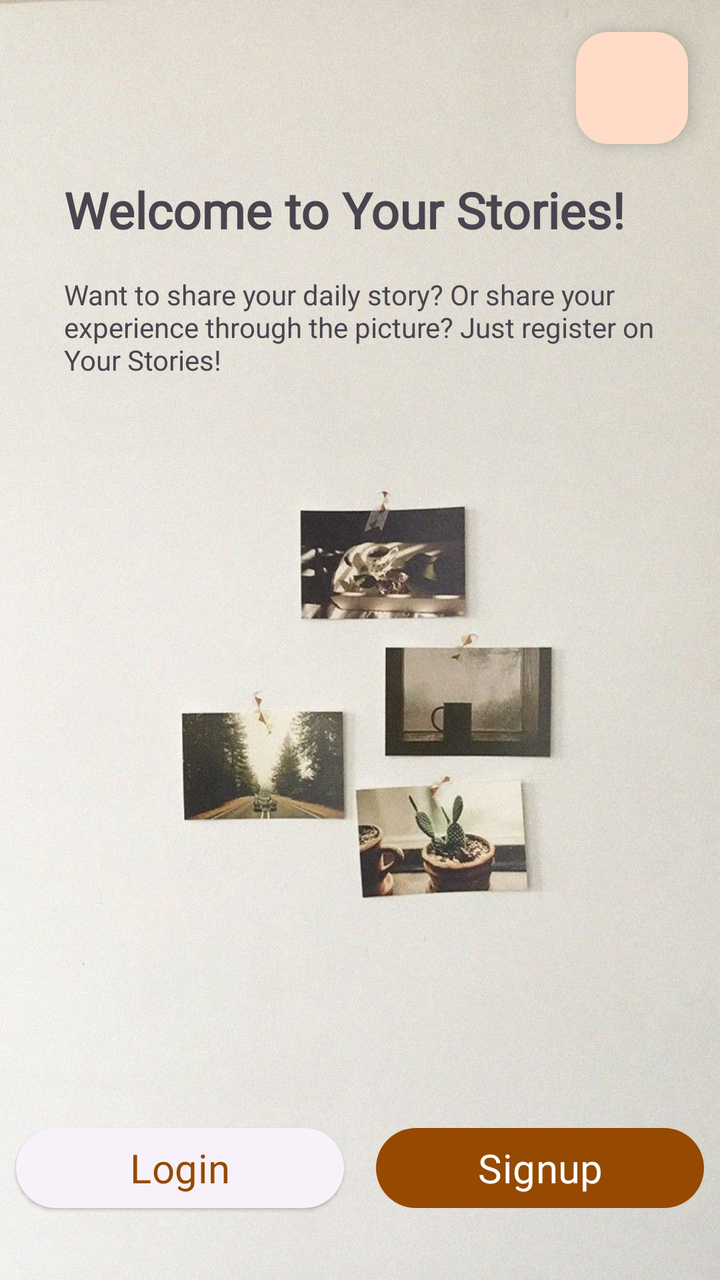
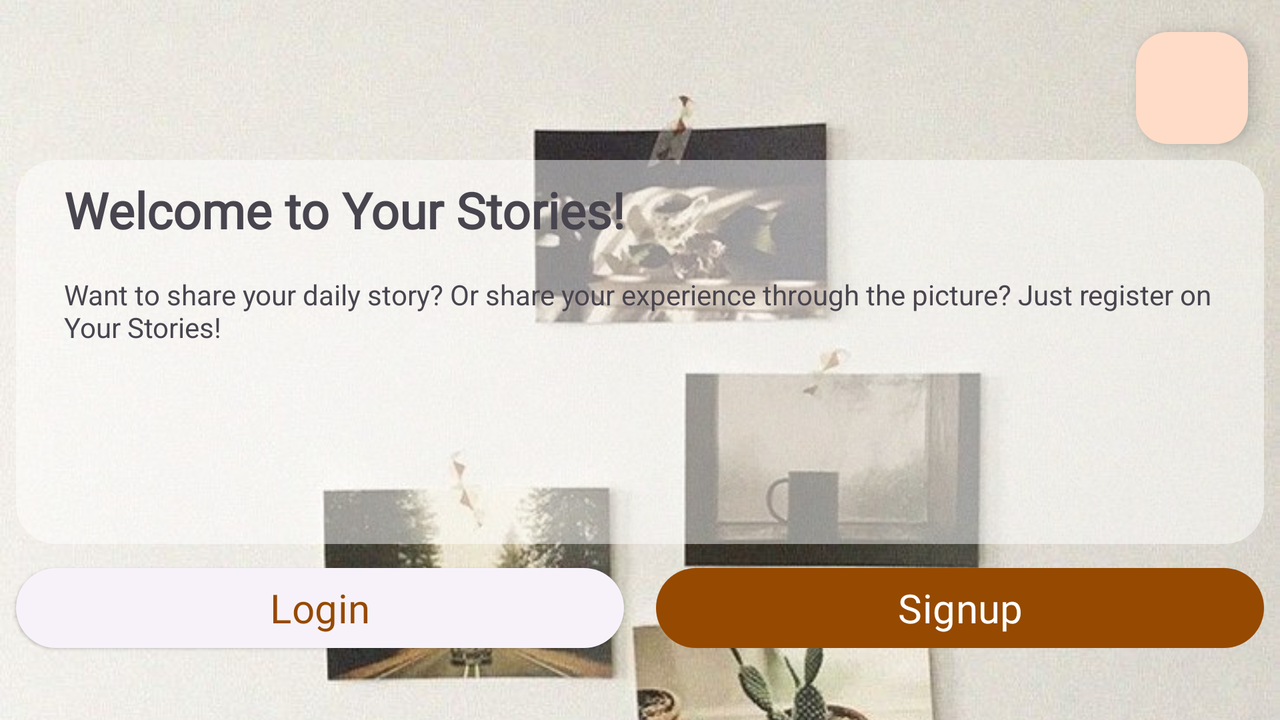

First picture: res/layout/ on a phone held upright. Second picture: the repository's own variant of that layout, on a device whose configuration matches the variant's folder. Source for both follows.
<!-- AndroidManifest.xml: application theme Theme.MyAppsStory -->
<!-- res/layout/activity_welcome.xml -->
<?xml version="1.0" encoding="utf-8"?>
<androidx.constraintlayout.widget.ConstraintLayout xmlns:android="http://schemas.android.com/apk/res/android"
    xmlns:app="http://schemas.android.com/apk/res-auto"
    xmlns:tools="http://schemas.android.com/tools"
    android:layout_width="match_parent"
    android:layout_height="match_parent"
    tools:context=".view.welcome.WelcomeActivity">

    <ImageView
        android:layout_width="match_parent"
        android:layout_height="match_parent"
        android:src="@drawable/welcome_bg"
        android:scaleType="centerCrop" />

    <TextView
        android:id="@+id/titleTextView"
        android:layout_width="0dp"
        android:layout_height="wrap_content"
        android:layout_marginStart="32dp"
        android:layout_marginTop="16dp"
        android:layout_marginEnd="32dp"
        android:alpha="0"
        android:fontFamily="@font/coiny"
        android:text="@string/title_welcome_page"
        android:textSize="25sp"
        android:textStyle="bold"
        app:layout_constraintEnd_toEndOf="parent"
        app:layout_constraintHorizontal_bias="0.0"
        app:layout_constraintStart_toStartOf="parent"
        app:layout_constraintTop_toBottomOf="@+id/settingImageView"
        tools:alpha="100" />

    <TextView
        android:id="@+id/descTextView"
        android:layout_width="0dp"
        android:layout_height="wrap_content"
        android:layout_marginStart="32dp"
        android:layout_marginTop="16dp"
        android:layout_marginEnd="32dp"
        android:alpha="0"
        android:text="@string/message_welcome_page"
        android:textSize="14sp"
        app:layout_constraintEnd_toEndOf="parent"
        app:layout_constraintHorizontal_bias="0.0"
        app:layout_constraintStart_toStartOf="parent"
        app:layout_constraintTop_toBottomOf="@+id/titleTextView"
        tools:alpha="100" />


    <com.google.android.material.floatingactionbutton.FloatingActionButton
        android:id="@+id/settingImageView"
        android:layout_width="wrap_content"
        android:layout_height="wrap_content"
        android:layout_marginTop="16dp"
        android:layout_marginEnd="16dp"
        android:clickable="true"
        app:layout_constraintEnd_toEndOf="parent"
        app:layout_constraintTop_toTopOf="parent"
        app:srcCompat="@drawable/settings"
        android:focusable="true" />

    <Button
        android:id="@+id/loginButton"
        style="@style/Widget.Material3.Button.ElevatedButton"
        android:layout_width="0dp"
        android:layout_height="wrap_content"
        android:layout_marginStart="8dp"
        android:layout_marginEnd="8dp"
        android:layout_marginBottom="32dp"
        android:alpha="0"
        android:text="@string/login"
        android:fontFamily="@font/coiny"
        android:textSize="20sp"
        app:layout_constraintBottom_toBottomOf="parent"
        app:layout_constraintEnd_toStartOf="@+id/guidelineVertical"
        app:layout_constraintStart_toStartOf="parent"
        tools:alpha="100" />

    <Button
        android:id="@+id/signupButton"
        android:layout_width="0dp"
        android:layout_height="wrap_content"
        android:layout_marginStart="8dp"
        android:layout_marginEnd="8dp"
        android:layout_marginBottom="32dp"
        android:alpha="0"
        android:text="@string/signup"
        android:fontFamily="@font/coiny"
        android:textSize="20sp"
        app:layout_constraintBottom_toBottomOf="parent"
        app:layout_constraintEnd_toEndOf="parent"
        app:layout_constraintStart_toStartOf="@+id/guidelineVertical"
        tools:alpha="100" />

    <androidx.constraintlayout.widget.Guideline
        android:id="@+id/guidelineVertical"
        android:layout_width="wrap_content"
        android:layout_height="64dp"
        android:orientation="vertical"
        app:layout_constraintEnd_toEndOf="parent"
        app:layout_constraintGuide_percent="0.5"
        app:layout_constraintStart_toStartOf="parent" />


</androidx.constraintlayout.widget.ConstraintLayout>
<!-- resources referenced by this layout -->
<resources>
  <string name="login">Login</string>
  <string name="message_welcome_page">Want to share your daily story?  Or share your experience through the picture?  Just register on Your Stories!</string>
  <string name="signup">Signup</string>
  <string name="title_welcome_page">Welcome to Your Stories!</string>
  <style name="Theme.MyAppsStory" parent="Base.Theme.MyAppsStory" />
  <color name="md_theme_light_primary">#964900</color>
  <color name="md_theme_light_onPrimary">#FFFFFF</color>
  <color name="md_theme_light_primaryContainer">#FFDCC7</color>
  <color name="md_theme_light_onPrimaryContainer">#311300</color>
  <color name="md_theme_light_secondary">#755846</color>
  <color name="md_theme_light_onSecondary">#FFFFFF</color>
  <color name="md_theme_light_secondaryContainer">#FFDCC7</color>
  <color name="md_theme_light_onSecondaryContainer">#2B1709</color>
  <color name="md_theme_light_tertiary">#606134</color>
  <color name="md_theme_light_onTertiary">#FFFFFF</color>
  <color name="md_theme_light_tertiaryContainer">#E6E6AD</color>
  <color name="md_theme_light_onTertiaryContainer">#1C1D00</color>
  <color name="md_theme_light_error">#BA1A1A</color>
  <color name="md_theme_light_errorContainer">#FFDAD6</color>
  <color name="md_theme_light_onError">#FFFFFF</color>
  <color name="md_theme_light_onErrorContainer">#410002</color>
  <color name="md_theme_light_background">#FAFCFF</color>
  <color name="md_theme_light_onBackground">#001F2A</color>
  <color name="md_theme_light_surface">#FAFCFF</color>
  <color name="md_theme_light_onSurface">#001F2A</color>
  <color name="md_theme_light_surfaceVariant">#F4DED3</color>
  <color name="md_theme_light_onSurfaceVariant">#52443C</color>
  <color name="md_theme_light_outline">#84746A</color>
  <color name="md_theme_light_inverseOnSurface">#E1F4FF</color>
  <color name="md_theme_light_inverseSurface">#003547</color>
  <color name="md_theme_light_inversePrimary">#FFB787</color>
</resources>
<!-- res/layout-land/activity_welcome.xml (the repository's variant of the layout above) -->
<!-- drawn on the phone turned sideways -->
<?xml version="1.0" encoding="utf-8"?>
<androidx.constraintlayout.widget.ConstraintLayout xmlns:android="http://schemas.android.com/apk/res/android"
    xmlns:app="http://schemas.android.com/apk/res-auto"
    xmlns:tools="http://schemas.android.com/tools"
    android:layout_width="match_parent"
    android:layout_height="match_parent"
    tools:context=".view.welcome.WelcomeActivity">

    <ImageView
        android:layout_width="match_parent"
        android:layout_height="match_parent"
        android:src="@drawable/welcome_bg"
        android:scaleType="centerCrop" />

    <View
        android:id="@+id/view"
        android:layout_width="0dp"
        android:layout_height="0dp"
        android:layout_marginStart="8dp"
        android:layout_marginTop="8dp"
        android:layout_marginEnd="8dp"
        android:layout_marginBottom="8dp"
        android:alpha="0.6"
        android:background="@drawable/rounded_bg"
        app:layout_constraintBottom_toTopOf="@+id/signupButton"
        app:layout_constraintEnd_toEndOf="parent"
        app:layout_constraintStart_toStartOf="parent"
        app:layout_constraintTop_toBottomOf="@+id/settingImageView" />

    <TextView
        android:id="@+id/titleTextView"
        android:layout_width="0dp"
        android:layout_height="wrap_content"
        android:layout_marginStart="32dp"
        android:layout_marginTop="16dp"
        android:layout_marginEnd="32dp"
        android:alpha="0"
        android:fontFamily="@font/coiny"
        android:text="@string/title_welcome_page"
        android:textSize="25sp"
        android:textStyle="bold"
        app:layout_constraintEnd_toEndOf="parent"
        app:layout_constraintHorizontal_bias="0.0"
        app:layout_constraintStart_toStartOf="parent"
        app:layout_constraintTop_toBottomOf="@+id/settingImageView"
        tools:alpha="100" />

    <TextView
        android:id="@+id/descTextView"
        android:layout_width="0dp"
        android:layout_height="wrap_content"
        android:layout_marginStart="32dp"
        android:layout_marginTop="16dp"
        android:layout_marginEnd="32dp"
        android:alpha="0"
        android:text="@string/message_welcome_page"
        android:textSize="14sp"
        app:layout_constraintEnd_toEndOf="parent"
        app:layout_constraintHorizontal_bias="0.0"
        app:layout_constraintStart_toStartOf="parent"
        app:layout_constraintTop_toBottomOf="@+id/titleTextView"
        tools:alpha="100" />


    <com.google.android.material.floatingactionbutton.FloatingActionButton
        android:id="@+id/settingImageView"
        android:layout_width="wrap_content"
        android:layout_height="wrap_content"
        android:layout_marginTop="16dp"
        android:layout_marginEnd="16dp"
        android:clickable="true"
        app:layout_constraintEnd_toEndOf="parent"
        app:layout_constraintTop_toTopOf="parent"
        app:srcCompat="@drawable/settings"
        android:focusable="true" />

    <Button
        android:id="@+id/loginButton"
        style="@style/Widget.Material3.Button.ElevatedButton"
        android:layout_width="0dp"
        android:layout_height="wrap_content"
        android:layout_marginStart="8dp"
        android:layout_marginEnd="8dp"
        android:layout_marginBottom="32dp"
        android:alpha="0"
        android:text="@string/login"
        android:fontFamily="@font/coiny"
        android:textSize="20sp"
        app:layout_constraintBottom_toBottomOf="parent"
        app:layout_constraintEnd_toStartOf="@+id/guidelineVertical"
        app:layout_constraintStart_toStartOf="parent"
        tools:alpha="100" />

    <Button
        android:id="@+id/signupButton"
        android:layout_width="0dp"
        android:layout_height="wrap_content"
        android:layout_marginStart="8dp"
        android:layout_marginEnd="8dp"
        android:layout_marginBottom="32dp"
        android:alpha="0"
        android:text="@string/signup"
        android:fontFamily="@font/coiny"
        android:textSize="20sp"
        app:layout_constraintBottom_toBottomOf="parent"
        app:layout_constraintEnd_toEndOf="parent"
        app:layout_constraintStart_toStartOf="@+id/guidelineVertical"
        tools:alpha="100" />

    <androidx.constraintlayout.widget.Guideline
        android:id="@+id/guidelineVertical"
        android:layout_width="wrap_content"
        android:layout_height="64dp"
        android:orientation="vertical"
        app:layout_constraintEnd_toEndOf="parent"
        app:layout_constraintGuide_percent="0.5"
        app:layout_constraintStart_toStartOf="parent" />


</androidx.constraintlayout.widget.ConstraintLayout>
<!-- resources referenced by the variant -->
<!-- as the phone turned sideways resolves them -->
<resources>
  <!-- drawable rounded_bg (drawable) -->
  <?xml version="1.0" encoding="UTF-8"?>
  <shape xmlns:android="http://schemas.android.com/apk/res/android">
      <solid android:color="#CDFFFFFF"/>
      <corners android:radius="20dp"/>
      <padding android:left="0dp" android:top="0dp" android:right="0dp" android:bottom="0dp" />
  </shape>
  <string name="login">Login</string>
  <string name="message_welcome_page">Want to share your daily story?  Or share your experience through the picture?  Just register on Your Stories!</string>
  <string name="signup">Signup</string>
  <string name="title_welcome_page">Welcome to Your Stories!</string>
  <style name="Theme.MyAppsStory" parent="Base.Theme.MyAppsStory" />
  <color name="md_theme_light_primary">#964900</color>
  <color name="md_theme_light_onPrimary">#FFFFFF</color>
  <color name="md_theme_light_primaryContainer">#FFDCC7</color>
  <color name="md_theme_light_onPrimaryContainer">#311300</color>
  <color name="md_theme_light_secondary">#755846</color>
  <color name="md_theme_light_onSecondary">#FFFFFF</color>
  <color name="md_theme_light_secondaryContainer">#FFDCC7</color>
  <color name="md_theme_light_onSecondaryContainer">#2B1709</color>
  <color name="md_theme_light_tertiary">#606134</color>
  <color name="md_theme_light_onTertiary">#FFFFFF</color>
  <color name="md_theme_light_tertiaryContainer">#E6E6AD</color>
  <color name="md_theme_light_onTertiaryContainer">#1C1D00</color>
  <color name="md_theme_light_error">#BA1A1A</color>
  <color name="md_theme_light_errorContainer">#FFDAD6</color>
  <color name="md_theme_light_onError">#FFFFFF</color>
  <color name="md_theme_light_onErrorContainer">#410002</color>
  <color name="md_theme_light_background">#FAFCFF</color>
  <color name="md_theme_light_onBackground">#001F2A</color>
  <color name="md_theme_light_surface">#FAFCFF</color>
  <color name="md_theme_light_onSurface">#001F2A</color>
  <color name="md_theme_light_surfaceVariant">#F4DED3</color>
  <color name="md_theme_light_onSurfaceVariant">#52443C</color>
  <color name="md_theme_light_outline">#84746A</color>
  <color name="md_theme_light_inverseOnSurface">#E1F4FF</color>
  <color name="md_theme_light_inverseSurface">#003547</color>
  <color name="md_theme_light_inversePrimary">#FFB787</color>
</resources>
